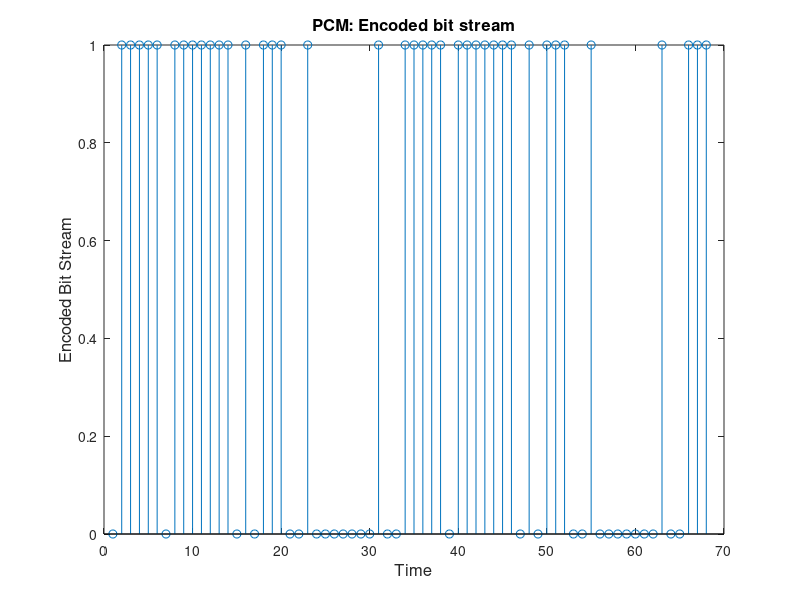
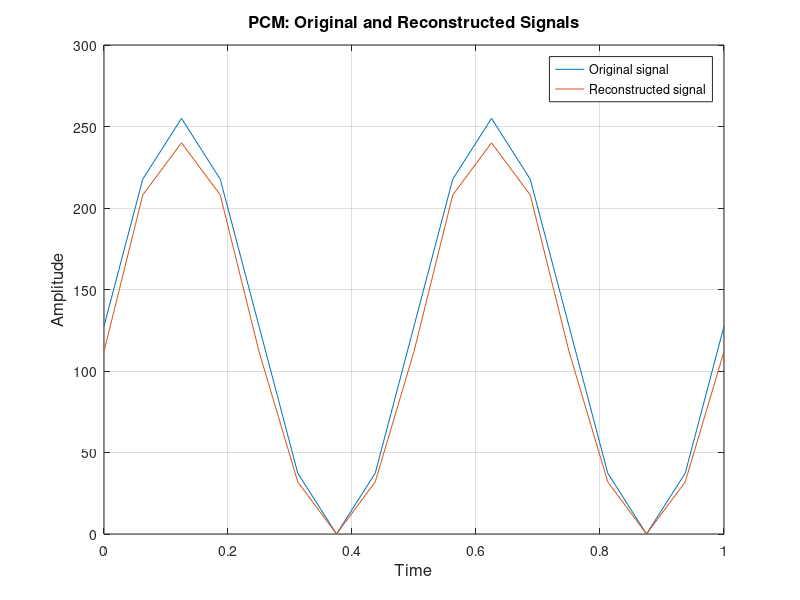
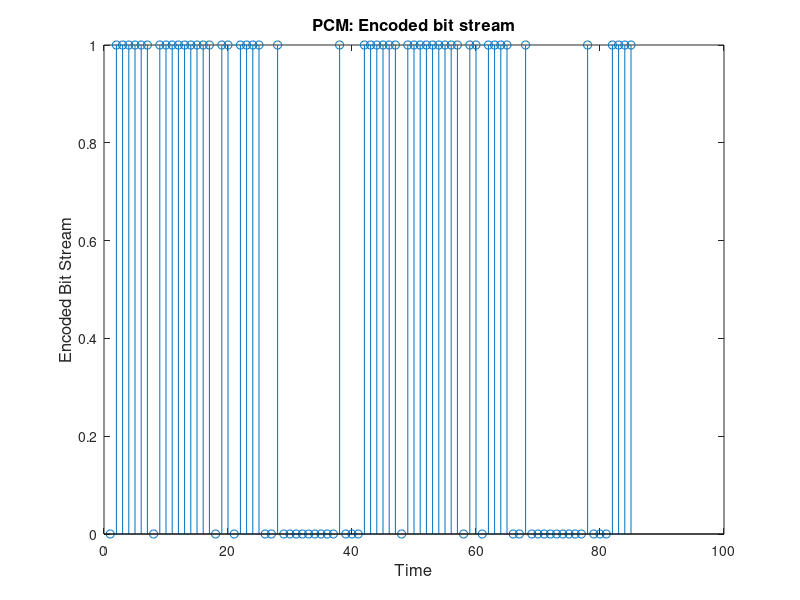
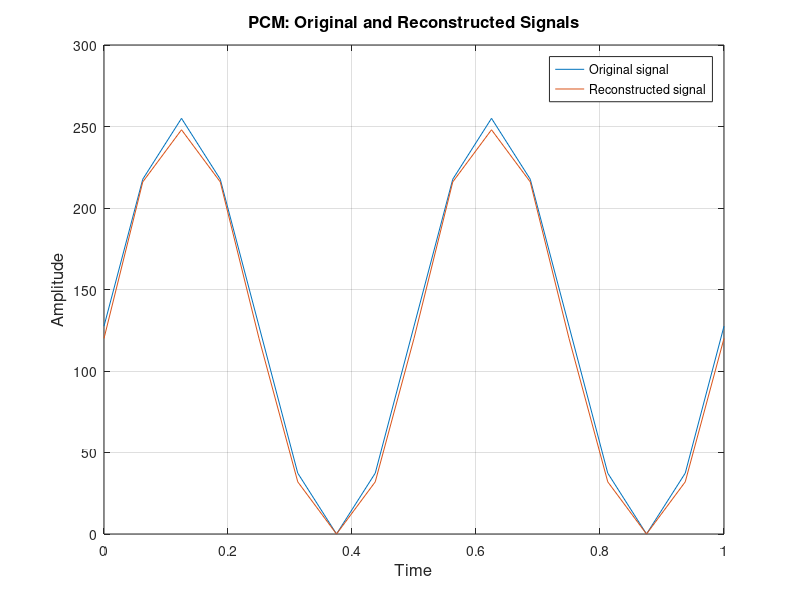

These charts were generated, in order, by the following MATLAB code:
% Performs Pulse Code Modulation and Reconstruction
% Plots the cuves, and computes the SNR.
close all;

% Input signal generation
f = 2;
% sampling frequency 
fs = 16; 
t = [0:1/fs:1];
N = length(t);
x = 255*(sin(2*pi*f*t)+1.0)/2;
Px = 0.5*(max(x)-mean(x))^2;

Levels = [16,32,64,128,256];
Llen = length(Levels);
snrdB = zeros(Llen,1);

for ii = 1:Llen
  L = Levels(ii);
  % Quantizing to levels 0-(L-1) levels (log2(L)-bit quantizer)
  qx = (256/L)*floor(x*L/256);
  
  % Number bits of the encoder 
  R = log2(L);
  % Total length of binary stream
  M = R*N;
  % Encoded binary stream 
  CC = reshape(dec2bin(qx*L/256).',M,1);
  CCnum = str2num(CC);
  
  % Reconstructed signal 
  XX = (256/L) * bin2dec(reshape(CC.',R,N).').';
   
  % Stemming the binary sequence
  figure;
  stem(CCnum)
  xlabel('Time',"fontsize",12);
  ylabel('Encoded Bit Stream',"fontsize",12);
  title('PCM: Encoded bit stream',"fontsize",12);

  % Plotting sampled versus reconstructed signal
  figure;
  plot(t, x);
  hold on
  plot(t, XX)
  grid on;
  xlabel('Time',"fontsize",12);
  ylabel('Amplitude',"fontsize",12);
  legend("Original signal", "Reconstructed signal");
  title('PCM: Original and Reconstructed Signals',"fontsize",12);

  % SNR calculation
  Pn = sum(power(XX-x,2))/N;
  snrdB(ii) = 10*log10(Px/Pn);
  disp(["SNR in dB for " num2str(log2(L)) "-bit encoder = " num2str(snrdB(ii))]);
end

figure;
plot(log2(Levels),snrdB,"-o");
grid on;
xlabel('Number of bits of encoder',"fontsize",12);
ylabel('SNR',"fontsize",12);
title('PCM: SNR versus Number of bits',"fontsize",12);
